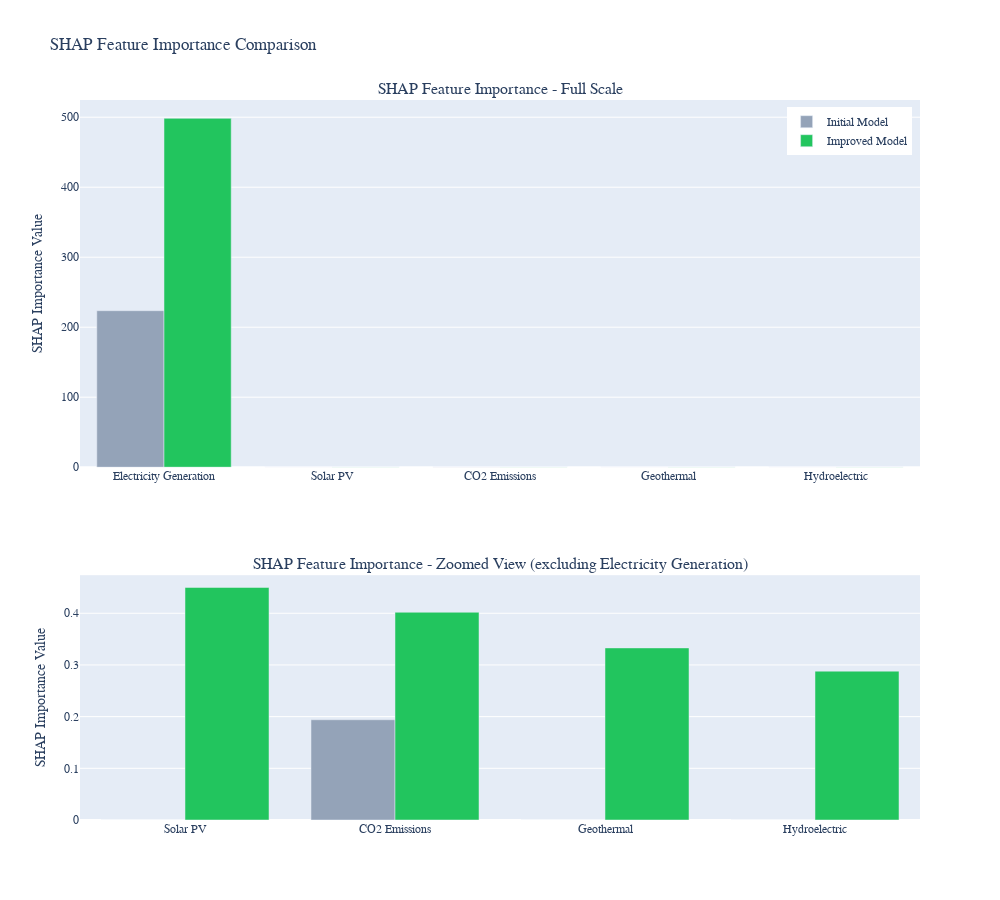

The cell this chart's notebook holds for it:
### Code cell
# Comparision of SHAP feature importance between Initial and Improved models with interactive bar plots.

data = pd.DataFrame({
    'feature': ['Electricity Generation', 'Solar PV', 'CO2 Emissions', 'Geothermal', 'Hydroelectric'],
    'initial': [223.6, 0, 0.194, 0, 0],
    'improved': [498.37, 0.450, 0.402, 0.333, 0.288],
    'description': [
        'Primary driver showing 2x improvement',
        'Emerged as leading renewable source',
        'Maintained emissions control',
        'New meaningful contribution',
        'Smaller but positive impact'
    ]
})

# Create two subplots: one for full scale, one for zoomed view
fig = make_subplots(
    rows=2, cols=1,
    subplot_titles=('SHAP Feature Importance - Full Scale', 
                   'SHAP Feature Importance - Zoomed View (excluding Electricity Generation)'),
    row_heights=[0.6, 0.4],  # Changed from heights to row_heights
    vertical_spacing=0.15
)

# Custom hover template
hover_template = (
    "<b>%{x}</b><br>" +
    "Initial Value: %{customdata[0]:.3f}<br>" +
    "Improved Value: %{customdata[1]:.3f}<br>" +
    "<i>%{customdata[2]}</i>"
)

# Colors
colors = ['rgb(148, 163, 184)', 'rgb(34, 197, 94)']

# Full scale plot (top)
fig.add_trace(
    go.Bar(
        name='Initial Model',
        x=data['feature'],
        y=data['initial'],
        customdata=list(zip(data['initial'], data['improved'], data['description'])),
        hovertemplate=hover_template,
        marker_color=colors[0]
    ),
    row=1, col=1
)

fig.add_trace(
    go.Bar(
        name='Improved Model',
        x=data['feature'],
        y=data['improved'],
        customdata=list(zip(data['initial'], data['improved'], data['description'])),
        hovertemplate=hover_template,
        marker_color=colors[1]
    ),
    row=1, col=1
)

# Zoomed view (bottom) - excluding Electricity Generation
zoomed_data = data[data['feature'] != 'Electricity Generation']

fig.add_trace(
    go.Bar(
        name='Initial Model',
        x=zoomed_data['feature'],
        y=zoomed_data['initial'],
        customdata=list(zip(zoomed_data['initial'], zoomed_data['improved'], zoomed_data['description'])),
        hovertemplate=hover_template,
        marker_color=colors[0],
        showlegend=False
    ),
    row=2, col=1
)

fig.add_trace(
    go.Bar(
        name='Improved Model',
        x=zoomed_data['feature'],
        y=zoomed_data['improved'],
        customdata=list(zip(zoomed_data['initial'], zoomed_data['improved'], zoomed_data['description'])),
        hovertemplate=hover_template,
        marker_color=colors[1],
        showlegend=False
    ),
    row=2, col=1
)

# Update layout
fig.update_layout(
    title_text="SHAP Feature Importance Comparison",
    barmode='group',
    hoverlabel=dict(
        bgcolor="white",
        font_size=12,
        font_family="Arial"
    ),
    height=900,
    width=1000,
    showlegend=True,
    legend=dict(
        yanchor="top",
        y=0.99,
        xanchor="right",
        x=0.99
    ),
    font=dict(
        family="Arial",
        size=12
    )
)

# Update axes labels
fig.update_yaxes(title_text="SHAP Importance Value", row=1, col=1)
fig.update_yaxes(title_text="SHAP Importance Value", row=2, col=1)

# Show plot
fig.show()

# If you want to save the plot as HTML for interactive viewing later
fig.write_html("shap_comparison_interactive.html")

### Figure 1 — Plotly figure (JSON) as saved in the notebook; plotly's stock layout.template omitted (floating-point values rounded to 4 significant figures)
{"data": [{"customdata": [[223.6, 498.4, "Primary driver showing 2x improvement"], [0, 0.45, "Emerged as leading renewable source"], [0.194, 0.402, "Maintained emissions control"], [0, 0.333, "New meaningful contribution"], [0, 0.288, "Smaller but positive impact"]], "hovertemplate": "<b>%{x}</b><br>Initial Value: %{customdata[0]:.3f}<br>Improved Value: %{customdata[1]:.3f}<br><i>%{customdata[2]}</i>", "marker": {"color": "rgb(148, 163, 184)"}, "name": "Initial Model", "type": "bar", "x": ["Electricity Generation", "Solar PV", "CO2 Emissions", "Geothermal", "Hydroelectric"], "xaxis": "x", "y": [223.6, 0, 0.194, 0, 0], "yaxis": "y"}, {"customdata": [[223.6, 498.4, "Primary driver showing 2x improvement"], [0, 0.45, "Emerged as leading renewable source"], [0.194, 0.402, "Maintained emissions control"], [0, 0.333, "New meaningful contribution"], [0, 0.288, "Smaller but positive impact"]], "hovertemplate": "<b>%{x}</b><br>Initial Value: %{customdata[0]:.3f}<br>Improved Value: %{customdata[1]:.3f}<br><i>%{customdata[2]}</i>", "marker": {"color": "rgb(34, 197, 94)"}, "name": "Improved Model", "type": "bar", "x": ["Electricity Generation", "Solar PV", "CO2 Emissions", "Geothermal", "Hydroelectric"], "xaxis": "x", "y": [498.4, 0.45, 0.402, 0.333, 0.288], "yaxis": "y"}, {"customdata": [[0, 0.45, "Emerged as leading renewable source"], [0.194, 0.402, "Maintained emissions control"], [0, 0.333, "New meaningful contribution"], [0, 0.288, "Smaller but positive impact"]], "hovertemplate": "<b>%{x}</b><br>Initial Value: %{customdata[0]:.3f}<br>Improved Value: %{customdata[1]:.3f}<br><i>%{customdata[2]}</i>", "marker": {"color": "rgb(148, 163, 184)"}, "name": "Initial Model", "showlegend": false, "type": "bar", "x": ["Solar PV", "CO2 Emissions", "Geothermal", "Hydroelectric"], "xaxis": "x2", "y": [0, 0.194, 0, 0], "yaxis": "y2"}, {"customdata": [[0, 0.45, "Emerged as leading renewable source"], [0.194, 0.402, "Maintained emissions control"], [0, 0.333, "New meaningful contribution"], [0, 0.288, "Smaller but positive impact"]], "hovertemplate": "<b>%{x}</b><br>Initial Value: %{customdata[0]:.3f}<br>Improved Value: %{customdata[1]:.3f}<br><i>%{customdata[2]}</i>", "marker": {"color": "rgb(34, 197, 94)"}, "name": "Improved Model", "showlegend": false, "type": "bar", "x": ["Solar PV", "CO2 Emissions", "Geothermal", "Hydroelectric"], "xaxis": "x2", "y": [0.45, 0.402, 0.333, 0.288], "yaxis": "y2"}], "layout": {"annotations": [{"font": {"size": 16}, "showarrow": false, "text": "SHAP Feature Importance - Full Scale", "x": 0.5, "xanchor": "center", "xref": "paper", "y": 1, "yanchor": "bottom", "yref": "paper"}, {"font": {"size": 16}, "showarrow": false, "text": "SHAP Feature Importance - Zoomed View (excluding Electricity Generation)", "x": 0.5, "xanchor": "center", "xref": "paper", "y": 0.34, "yanchor": "bottom", "yref": "paper"}], "barmode": "group", "font": {"family": "Arial", "size": 12}, "height": 900, "hoverlabel": {"bgcolor": "white", "font": {"family": "Arial", "size": 12}}, "legend": {"x": 0.99, "xanchor": "right", "y": 0.99, "yanchor": "top"}, "showlegend": true, "title": {"text": "SHAP Feature Importance Comparison"}, "width": 1000, "xaxis": {"anchor": "y", "domain": [0, 1]}, "xaxis2": {"anchor": "y2", "domain": [0, 1]}, "yaxis": {"anchor": "x", "domain": [0.49, 1], "title": {"text": "SHAP Importance Value"}}, "yaxis2": {"anchor": "x2", "domain": [0, 0.34], "title": {"text": "SHAP Importance Value"}}}}
